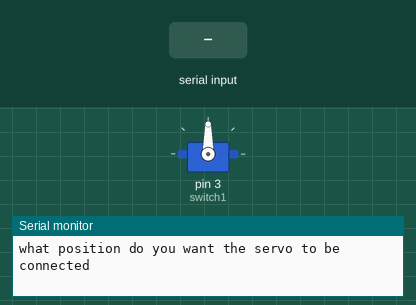
This sketch was run on a simulated Arduino Uno, built with avr-gcc and run on an emulated ATmega328P. Parts: servo, the last lines printed to the serial monitor. The inputs (shaded band) are chosen by the test bench.

Above: at 1.2 s.
1.3 s: "30,150\n" received over Serial
At 3.8 s:
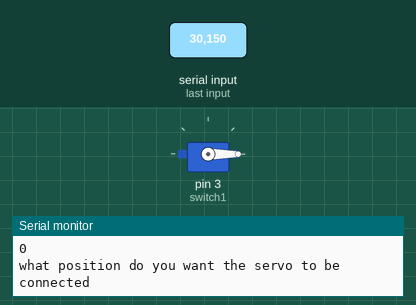
4.2 s: "90,45\n" received over Serial
At 5.1 s:
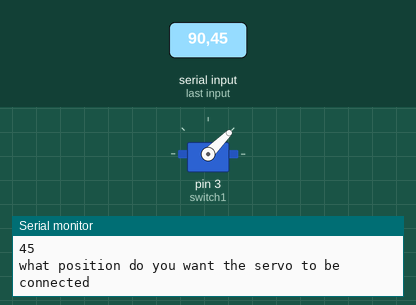
7.1 s: "200\n" received over Serial
At 8.0 s:
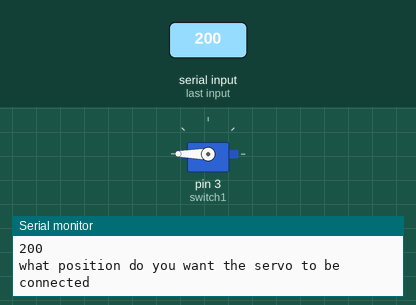
Timing chart, 0 to 10.1 s (numbered marks = the images above; inputs shaded):
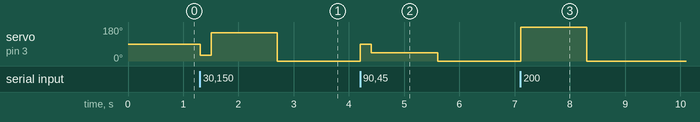

The sketch:

main.ino
```cpp
#include<Servo.h>
int switch1 = 3;
int pos = 0;
Servo motor;
void setup() {
  // put your setup code here, to run once:
Serial.begin(9600);
motor.attach(switch1);
}

void loop() {
  Serial.println("what position do you want the servo to be connected");
  while(Serial.available() == 0 ){
  }
  pos = Serial.parseInt();
  Serial.println(pos);
  motor.write(pos);
  delay(200);

}
```

Measured:
- after the input at 1.3 s, servo on pin 3 (switch1): 90° → 30° at once, → 150° 0.20 s later, → 0° 1.2 s later
- after the input at 4.2 s, servo on pin 3 (switch1): 0° → 90° at once, → 45° 0.20 s later, → 0° 1.2 s later
- after the input at 7.1 s, servo on pin 3 (switch1): 0° → 180° at once, → 0° 1.2 s later
